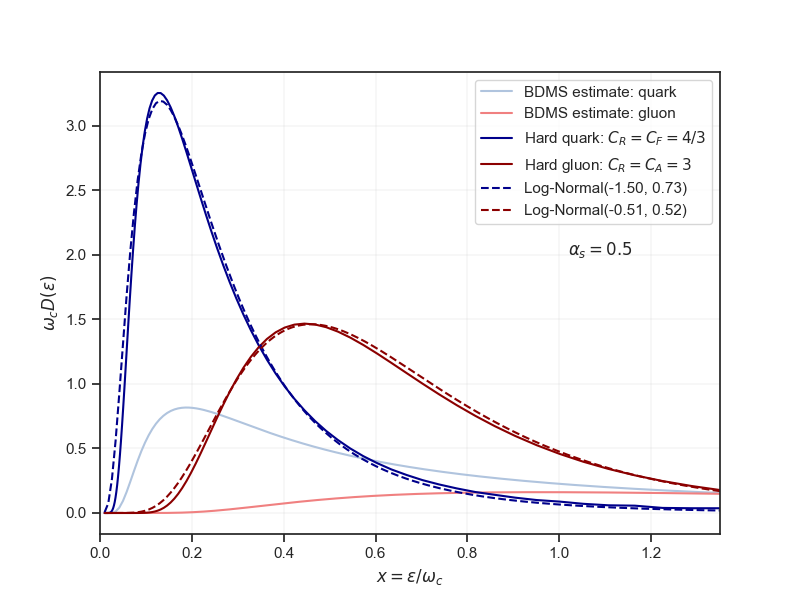

This figure's Python source:
'''
This program fits a gamma and log-normal to energyloss
distributions for the exact BDMPS spectrumm
'''
import numpy as np
import pandas as pd
import matplotlib.pyplot as plt
import seaborn as sns
from scipy.optimize import curve_fit
sns.set_theme(style="ticks")

def analytic(x, a):
    return a*np.sqrt(1/(2*x**3)) * np.exp(-(np.pi*a**2)/(2*x))

def log_normal(x, mu, sigma):
    return np.exp(-(np.log(x)-mu)**2/(2*sigma**2))/(np.sqrt(2*np.pi)*sigma*x)

def main():
    a_s = 0.5
    c_F = 4/3
    c_A = 3 

    #load the points
    dataframe_q = pd.read_csv('BDMS_quark.csv', sep='\t')
    dataframe_g = pd.read_csv('BDMS_gluon.csv', sep='\t')
    x_q = dataframe_q.values[:,1]
    y_q = dataframe_q.values[:,2]
    x_g = dataframe_g.values[:,1]
    y_g = dataframe_g.values[:,2]
    
    #curve fits, we want the curves to fit best around the peak
    prms_q, _ = curve_fit(log_normal, x_q[40:80], y_q[40:80], maxfev=100000)
    prms_g, _ = curve_fit(log_normal, x_g[60:90], y_g[60:90], maxfev=100000)

    #plot curves
    eps = np.linspace(start=0.01, stop=4, num=500)
    lq = f'Log-Normal({format(prms_q[0], ".2f")}, {format(prms_q[1], ".2f")})'
    lg = f'Log-Normal({format(prms_g[0], ".2f")}, {format(prms_g[1], ".2f")})'

    #BDMS estimate
    qBDMS = analytic(eps, 2*a_s*c_F/np.pi)
    gBDMS = analytic(eps, 2*a_s*c_A/np.pi)  

    plt.figure(figsize=(8,6))
    plt.plot(eps, qBDMS, color='lightsteelblue', label='BDMS estimate: quark')
    plt.plot(eps, gBDMS, color='lightcoral', label='BDMS estimate: gluon')
    plt.plot(x_q, y_q, color='darkblue', label=r'Hard quark: $C_R=C_F=4/3$')
    plt.plot(x_g, y_g, color='darkred' , label=r'Hard gluon: $C_R=C_A=3$')
    plt.plot(eps, log_normal(eps, *prms_q), '--', color='darkblue', label=lq)
    plt.plot(eps, log_normal(eps, *prms_g), '--', color='darkred' , label=lg)

    plt.text(1.02, 2.0, r'$\alpha_s=0.5$')
    plt.grid(linewidth=0.2)
    plt.xlim(0, 1.35)
    plt.legend()
    plt.xlabel('$x=\epsilon/\omega_c$')
    plt.ylabel('$\omega_c D(\epsilon)$')
    plt.savefig('BDMS_Fit.png')

if __name__ == '__main__':
    main()